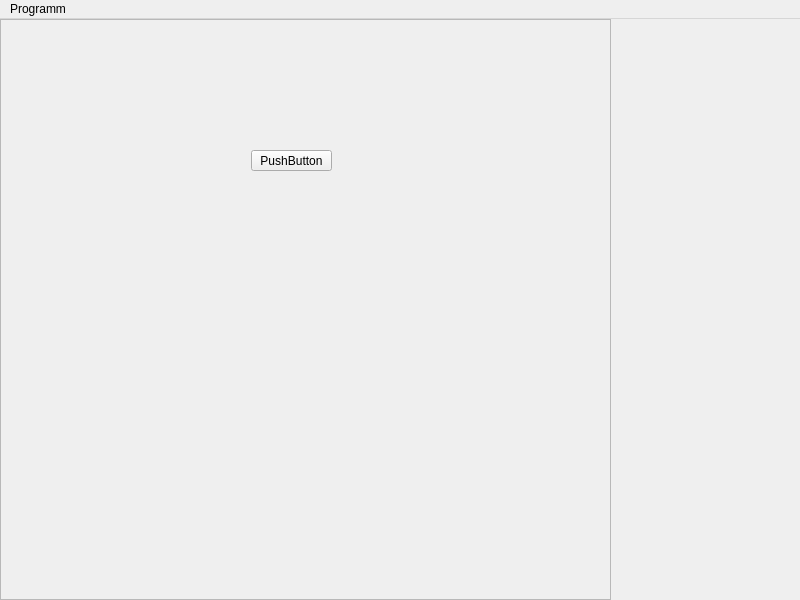
<?xml version="1.0" encoding="UTF-8"?>
<ui version="4.0">
 <class>MainWindow</class>
 <widget class="QMainWindow" name="MainWindow">
  <property name="geometry">
   <rect>
    <x>0</x>
    <y>0</y>
    <width>800</width>
    <height>600</height>
   </rect>
  </property>
  <property name="windowTitle">
   <string>MainWindow</string>
  </property>
  <widget class="QWidget" name="centralwidget">
   <widget class="QScrollArea" name="ScrollMods">
    <property name="geometry">
     <rect>
      <x>0</x>
      <y>0</y>
      <width>611</width>
      <height>581</height>
     </rect>
    </property>
    <property name="widgetResizable">
     <bool>true</bool>
    </property>
    <widget class="QWidget" name="scrollAreaWidgetContents">
     <property name="geometry">
      <rect>
       <x>0</x>
       <y>0</y>
       <width>609</width>
       <height>579</height>
      </rect>
     </property>
     <widget class="QPushButton" name="pushButton">
      <property name="geometry">
       <rect>
        <x>250</x>
        <y>130</y>
        <width>81</width>
        <height>21</height>
       </rect>
      </property>
      <property name="text">
       <string>PushButton</string>
      </property>
     </widget>
    </widget>
   </widget>
  </widget>
  <widget class="QMenuBar" name="menubar">
   <property name="geometry">
    <rect>
     <x>0</x>
     <y>0</y>
     <width>800</width>
     <height>21</height>
    </rect>
   </property>
   <widget class="QMenu" name="menuProgramm">
    <property name="title">
     <string>Programm</string>
    </property>
   </widget>
   <addaction name="menuProgramm"/>
  </widget>
 </widget>
 <resources/>
 <connections/>
</ui>
